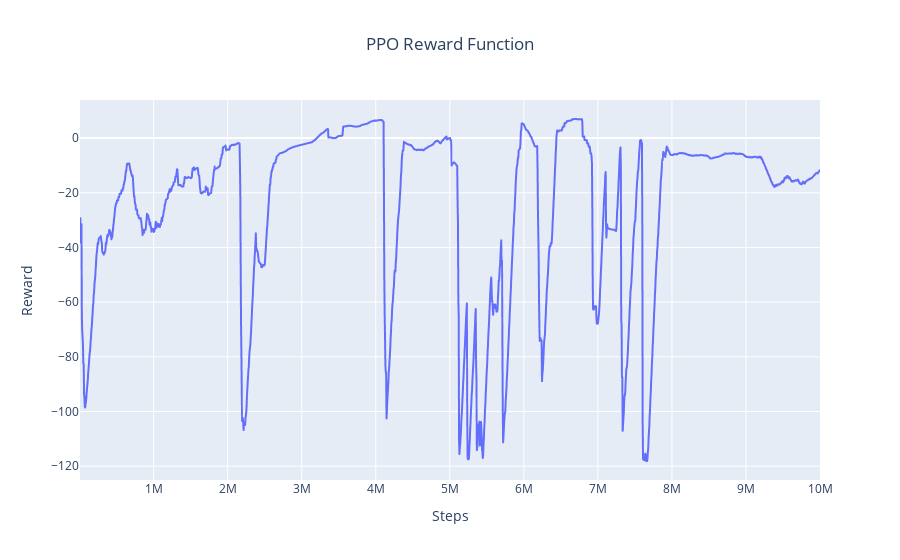

Notebook code for this chart:
### Markdown cell above
PPO Reward Plot

### Code cell
# PPO Reward Plot
df_ppo = pd.DataFrame(dict(
    x = t_ppo,
    y = r_ppo
))

fig = px.line(df_ppo, x="x", y="y", title="PPO Reward Function")
fig.update_layout(title='PPO Reward Function', title_x=0.5,
                   xaxis_title='Steps',
                   yaxis_title='Reward') 
fig.show()

### Figure 1 — Plotly figure (JSON) as saved in the notebook; plotly's stock layout.template omitted (floating-point values rounded to 4 significant figures; data arrays with more than 128 entries replaced by an {"elided": "..."} marker saying what was removed)
{"data": [{"hovertemplate": "x=%{x}<br>y=%{y}<extra></extra>", "legendgroup": "", "line": {"color": "#636efa", "dash": "solid"}, "marker": {"symbol": "circle"}, "mode": "lines", "name": "", "showlegend": false, "type": "scattergl", "x": {"elided": "2000 int values"}, "xaxis": "x", "y": {"elided": "2000 float values"}, "yaxis": "y"}], "layout": {"legend": {"tracegroupgap": 0}, "title": {"text": "PPO Reward Function", "x": 0.5}, "xaxis": {"anchor": "y", "domain": [0, 1], "title": {"text": "Steps"}}, "yaxis": {"anchor": "x", "domain": [0, 1], "title": {"text": "Reward"}}}}
